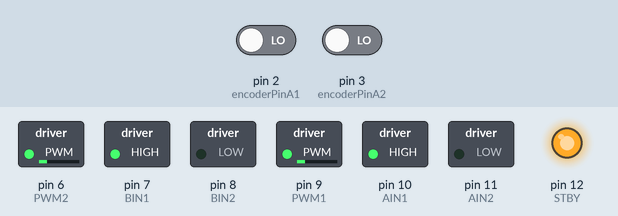
This sketch was run on a simulated Arduino Uno, built with avr-gcc and run on an emulated ATmega328P. Parts: switched loads named in the sketch (green lamp = pin HIGH), output pins drawn as LEDs (lit = HIGH). The inputs (shaded band) are chosen by the test bench; at power-on: pin 2 (encoderPinA1) LOW, pin 3 (encoderPinA2) LOW.

Above: at 0.1 s.
Timing chart, 0 to 1.6 s (numbered marks = the images above):
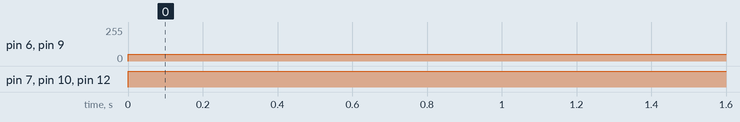

Measured:
- by itself, pin 6 (PWM2), pin 9 (PWM1): 0/255 → 50/255 at 0.00 s
- by itself, pin 7 (BIN1), pin 10 (AIN1), pin 12 (STBY): LOW → HIGH at 0.00 s

The sketch:

motordriver_1_2_motor.ino
```cpp
#define PWM1 9
#define AIN1 10
#define AIN2 11

#define STBY 12

#define PWM2 6
#define BIN1 7
#define BIN2 8

#define encoderPinA1 2
#define encoderPinB1 4

#define encoderPinA2 3
#define encoderPinB2 5

volatile int encoderPos1 = 0;
volatile int encoderPos2 = 0;
volatile boolean aState1;
volatile boolean bState1;
volatile boolean aState2;
volatile boolean bState2;
int targetDistance = 720; // Target distance to rotate motors (in encoder counts)
int motorSpeed = 50; // Motor speed (adjust as needed)


void setup() {
  Serial.begin(9600);
  pinMode(PWM1, OUTPUT);
  pinMode(AIN1, OUTPUT);
  pinMode(AIN2, OUTPUT);
  pinMode(STBY, OUTPUT);
  pinMode(PWM2, OUTPUT);
  pinMode(BIN1, OUTPUT);
  pinMode(BIN2, OUTPUT);

  attachInterrupt(digitalPinToInterrupt(encoderPinA1), encoderISR1, CHANGE);
  attachInterrupt(digitalPinToInterrupt(encoderPinA2), encoderISR2, CHANGE);
}

void loop() {
  if (encoderPos1 < targetDistance && encoderPos2 < targetDistance) {
    // Both motors haven't reached the target distance yet
    digitalWrite(AIN1, HIGH); // Motor A Rotate Clockwise
    digitalWrite(AIN2, LOW);
    digitalWrite(STBY, HIGH);
    digitalWrite(BIN1, HIGH); // Motor B Rotate Clockwise
    digitalWrite(BIN2, LOW);
    analogWrite(PWM1, motorSpeed); // Speed control of Motor A
    analogWrite(PWM2, motorSpeed); // Speed control of Motor B
  } else {
    // Stop both motors
    analogWrite(PWM1, 0);
    analogWrite(PWM2, 0);
  }

  if (encoderPos1 >= targetDistance) {
    // Motor A has reached the target distance
    // Stop Motor A
    analogWrite(PWM1, 0);
  }

  if (encoderPos2 >= targetDistance) {
    // Motor B has reached the target distance
    // Stop Motor B
    analogWrite(PWM2, 0);
  }
}
void encoderISR1() {
  aState1 = digitalRead(encoderPinA1);
  bState1 = digitalRead(encoderPinB1);

  if (aState1 == bState1)
    encoderPos1++;
  else
    encoderPos1--;
}

void encoderISR2() {
  aState2 = digitalRead(encoderPinA2);
  bState2 = digitalRead(encoderPinB2);

  if (aState2 == bState2)
    encoderPos2++;
  else
    encoderPos2--;
}
```
